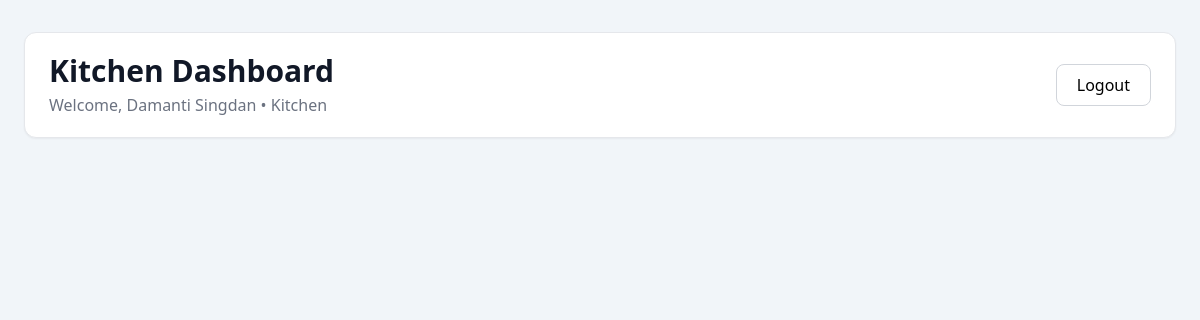
Before: /orders/kitchen/dashboard/ (signed in) with the older database file.
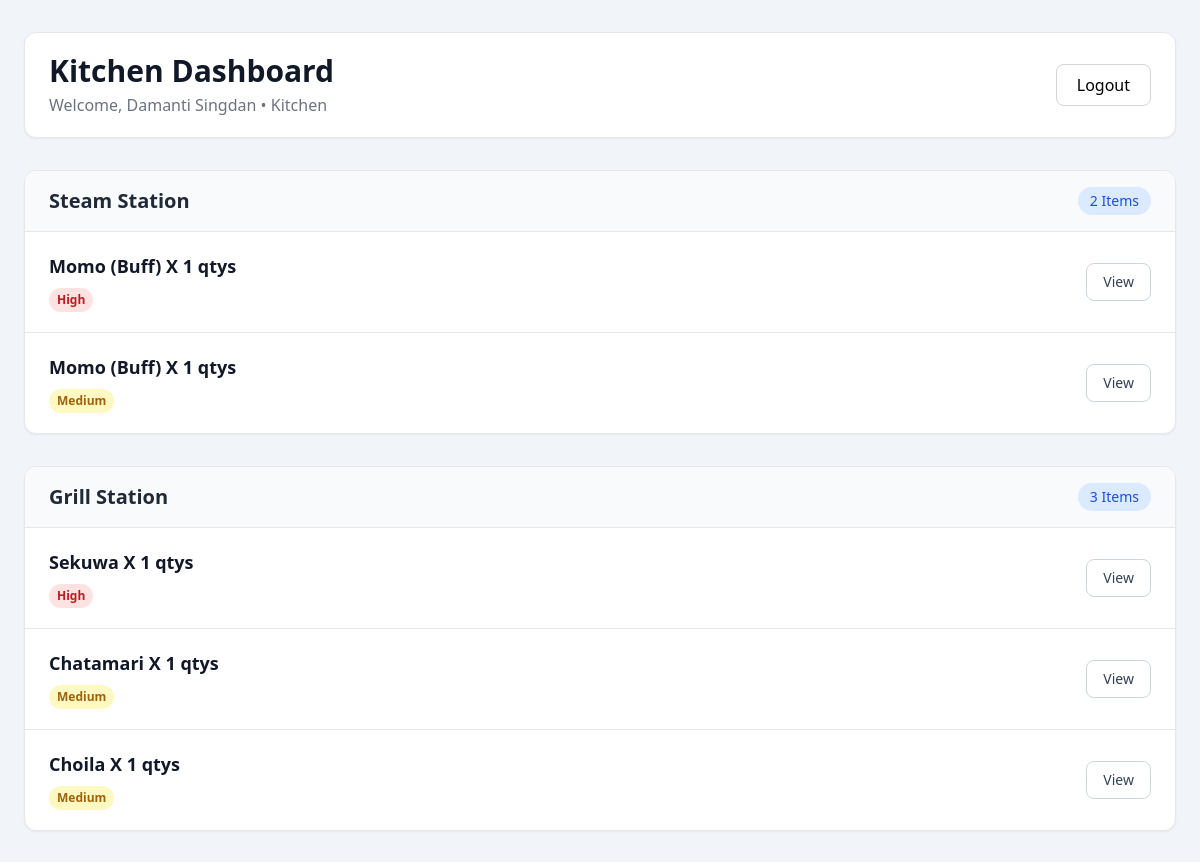
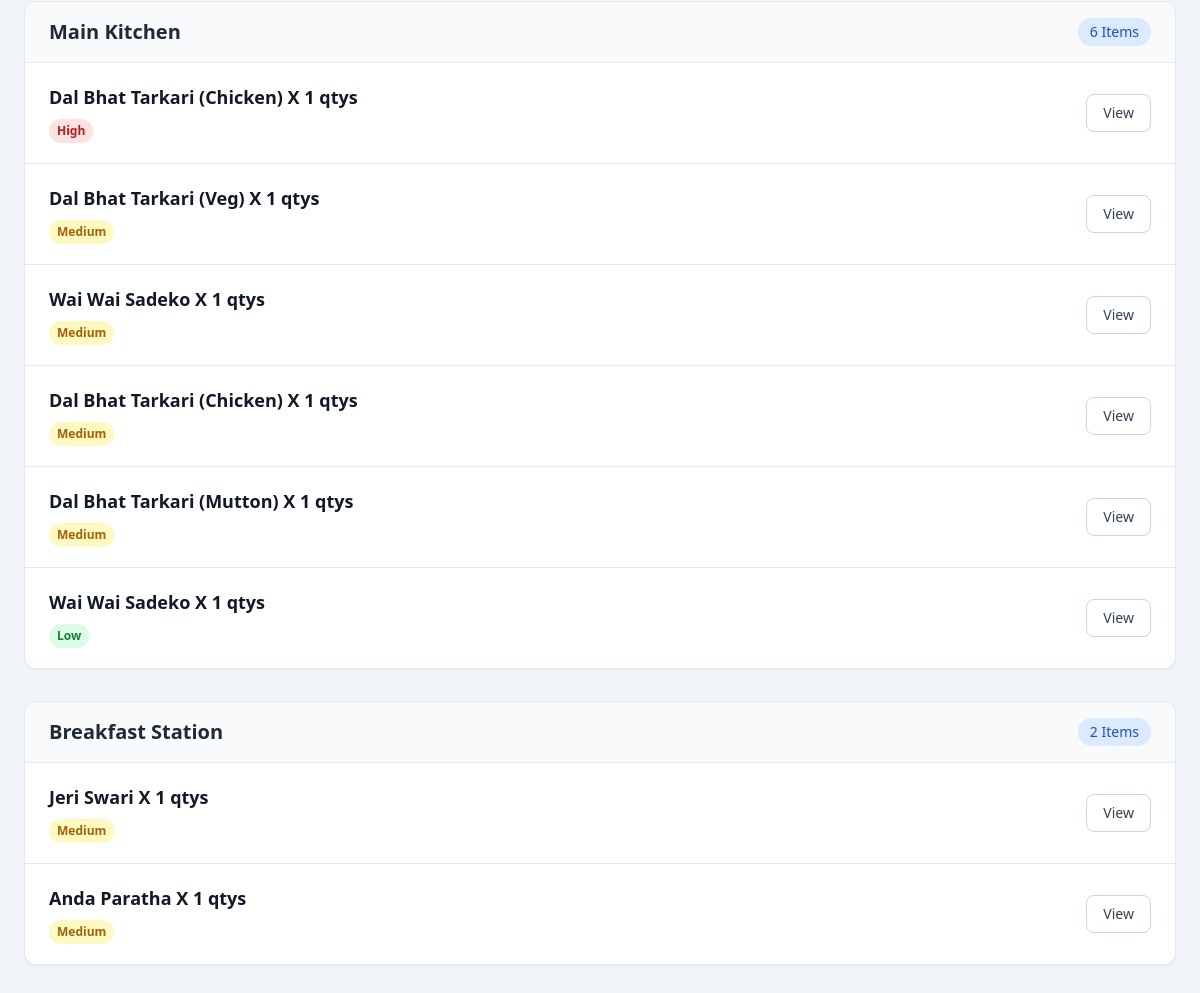
After: the same page with the newer database file (2 pictures, top to bottom).
### accounts/models.py (models this page shows)
class User(AbstractUser):
    class ROLE_CHOICES(models.TextChoices):
        WAITER = 'w', 'Waiter'
        BILLING = 'b', 'Billing'
        KITCHEN = 'k', 'Kitchen'
        OWNER = 'o', 'Owner'
    role = models.CharField(choices=ROLE_CHOICES, max_length=2)

### orders/models.py (models this page shows, shortened)
class OrderItem(models.Model):
    class ITEM_STATUS(models.TextChoices):
        PREPARING = 'p', 'Preparing'
        READY = 'r', 'Ready'
        SERVED = 's', 'Served'
    order = models.ForeignKey(Order, on_delete=models.PROTECT, related_name='items')
    menu_item = models.ForeignKey(MenuItem, on_delete=models.PROTECT, related_name='order_items')
    price = models.PositiveIntegerField()
    quantity = models.PositiveIntegerField(default=1)
    status = models.CharField(choices=ITEM_STATUS, max_length=2, default=ITEM_STATUS.PREPARING)
    priority = models.CharField(choices= MenuItem.PRIORITY_CHOICES, default=MenuItem.PRIORITY_CHOICES.MEDIUM, max_length=2)
    def __str__(self):
        return f"{self.menu_item} X {self.quantity} qtys"

class KitchenStation(models.Model):
    code = models.CharField(max_length=50)
    name = models.CharField(max_length=150)

class MenuItem(models.Model):
    class PRIORITY_CHOICES(models.TextChoices):
        HIGH = '3', 'High'
        MEDIUM = '2', 'Medium'
        LOW = '1', 'Low'
    category = models.ForeignKey(Category, on_delete=models.CASCADE, related_name='items')
    name = models.CharField(max_length=200)
    price = models.PositiveIntegerField()
    description = models.TextField(null = True, blank = True)
    default_priority = models.CharField(choices=PRIORITY_CHOICES, default=PRIORITY_CHOICES.MEDIUM, max_length=2)
    est_time = models.PositiveIntegerField(help_text="Write estimated preparation time in minutes", null=True, blank=True)
    station = models.ForeignKey(KitchenStation, on_delete=models.SET_NULL, null=True, related_name='items')
    def __str__(self):
        return self.name

### orders/views.py (the view)
# urls.py: path("kitchen/dashboard/", views.kitchen_dashboard_view, name="kitchen_dashboard_view_url"),
@role_required([User.ROLE_CHOICES.KITCHEN])
def kitchen_dashboard_view(request):
    station_code = request.GET.get('station_code')
    request.session['station_code'] = station_code
    print(request.session['station_code'])
    if station_code is not None:
        orderitems =  OrderItem.objects.filter(menu_item__station__code=station_code)
    else:
        orderitems = OrderItem.objects.all()
    orderitems = orderitems.order_by("-priority")
    grouped_items = {}
    for item in orderitems:
        station_name = item.menu_item.station.name
        if station_name not in grouped_items.keys():
            grouped_items[station_name] = [item]
        else:
            grouped_items[station_name].append(item)
    return render(request, 'orders/kitchen_dashboard.html',{
        'order_items': grouped_items
    })

### orders/templates/orders/kitchen_dashboard.html (shortened to what this page needs)
<!DOCTYPE html>
<html lang="en">
<head>
    <script src="https://cdn.tailwindcss.com"></script>
</head>
<body class="bg-slate-100 min-h-screen">
    <div class="max-w-7xl mx-auto px-6 py-8">
        <div class="bg-white rounded-xl shadow-sm border border-gray-200 px-6 py-5 mb-8 flex items-center justify-between">
            <div>
                <h1 class="text-3xl font-bold text-gray-900">
                    Kitchen Dashboard
                </h1>
                <p class="text-gray-500 mt-1">
                    Welcome,
                    <span class="font-medium">
                        {{ request.user.first_name }} {{ request.user.last_name }}
                    </span>
                    • {{ request.user.get_role_display }}
                </p>
            </div>
            <a href="{% url 'logout_view_url' %}"
               class="px-5 py-2 rounded-lg border border-gray-300 bg-white hover:bg-red-500 hover:text-white hover:border-red-500 transition">
                Logout
            </a>
        </div>
        <div class="space-y-8">
            {% for station_name, items in order_items.items %}
            <div class="bg-white rounded-xl shadow-sm border border-gray-200 overflow-hidden">
                <div class="bg-gray-50 border-b px-6 py-4 flex items-center justify-between">
                    <h2 class="text-xl font-semibold text-gray-800">
                        {{ station_name }}
                    </h2>
                    <span class="bg-blue-100 text-blue-700 text-sm font-medium px-3 py-1 rounded-full">
                        {{ items|length }} Item{{ items|length|pluralize }}
                    </span>
                </div>
                {% if items %}
                <div class="divide-y">
                    {% for item in items %}
                    <div class="px-6 py-5 flex justify-between items-center hover:bg-gray-50 transition">
                        <div>
                            <h3 class="font-semibold text-gray-900 text-lg">
                                {{ item }}
                            </h3>
                            <div class="mt-2 flex gap-2">
                                {% if item.get_priority_display == "High" %}
                                    <span class="bg-red-100 text-red-700 text-xs font-semibold px-2 py-1 rounded-full">
                                        {{ item.get_priority_display }}
                                    </span>
                                {% elif item.get_priority_display == "Medium" %}
                                    <span class="bg-yellow-100 text-yellow-700 text-xs font-semibold px-2 py-1 rounded-full">
                                        {{ item.get_priority_display }}
                                    </span>
                                {% else %}
                                    <span class="bg-green-100 text-green-700 text-xs font-semibold px-2 py-1 rounded-full">
                                        {{ item.get_priority_display }}
                                    </span>
                                {% endif %}
                            </div>
                        </div>
                       <a href="{% url 'kitchen_item_view_url' item.id %}"
   class="inline-flex items-center rounded-lg border border-slate-300 bg-white px-4 py-2 text-sm font-medium text-slate-700 hover:bg-slate-100 transition">
    View
</a>
                    </div>
                    {% endfor %}
                </div>
                {% else %}
                <div class="px-6 py-8 text-center text-gray-500">
                    No pending orders.
                </div>
                {% endif %}
            </div>
            {% endfor %}
        </div>
    </div>
</body>
</html>

Changed rows visible on the page:
added OrderItem: name "Steam Station", items "2", menu_item+quantity "Momo (Buff) X 1 qtys", priority "High"
added OrderItem: menu_item+quantity "Momo (Buff) X 1 qtys", priority "Medium", shown under "Steam Station"
added OrderItem: name "Grill Station", items "3", menu_item+quantity "Sekuwa X 1 qtys", priority "High"
added OrderItem: menu_item+quantity "Chatamari X 1 qtys", priority "Medium", shown under "Grill Station"
added OrderItem: menu_item+quantity "Choila X 1 qtys", priority "Medium", shown under "Grill Station"
added OrderItem: name "Main Kitchen", items "6", menu_item+quantity "Dal Bhat Tarkari (Chicken) X 1 qtys", priority "High"
added OrderItem: menu_item+quantity "Dal Bhat Tarkari (Veg) X 1 qtys", priority "Medium", shown under "Main Kitchen"
added OrderItem: menu_item+quantity "Wai Wai Sadeko X 1 qtys", priority "Medium", shown under "Main Kitchen"
added OrderItem: menu_item+quantity "Dal Bhat Tarkari (Chicken) X 1 qtys", priority "Medium", shown under "Main Kitchen"
added OrderItem: menu_item+quantity "Dal Bhat Tarkari (Mutton) X 1 qtys", priority "Medium", shown under "Main Kitchen"
added OrderItem: menu_item+quantity "Wai Wai Sadeko X 1 qtys", priority "Low", shown under "Main Kitchen"
added OrderItem: name "Breakfast Station", items "2", menu_item+quantity "Jeri Swari X 1 qtys", priority "Medium"
added OrderItem: menu_item+quantity "Anda Paratha X 1 qtys", priority "Medium", shown under "Breakfast Station"
